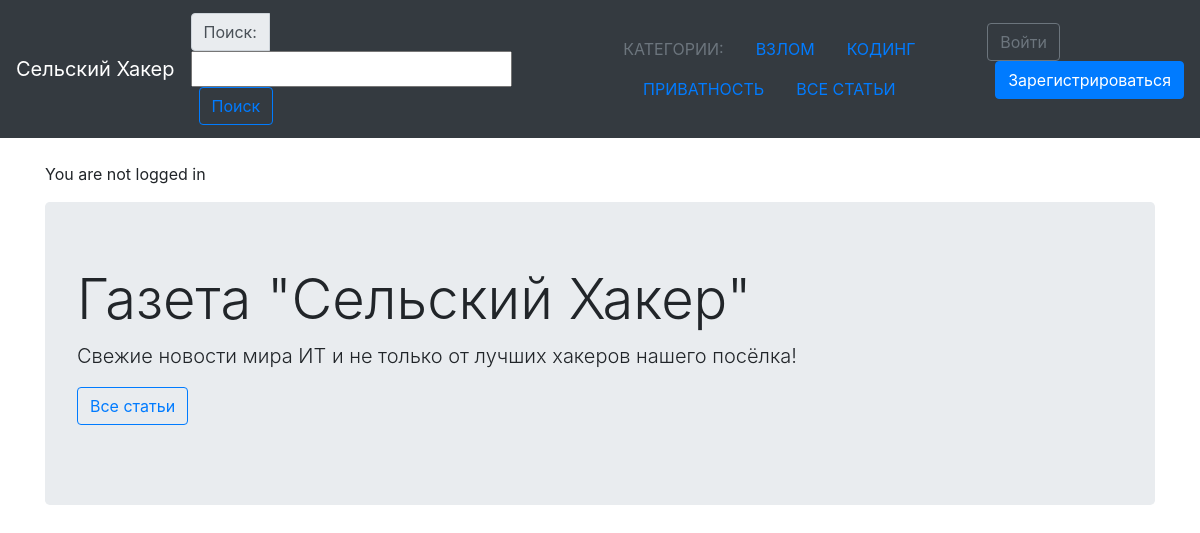
The page / on the database its author committed.
### articles/models.py (models this page shows, shortened)
class Category(models.Model):
	name = models.CharField(max_length=30, db_index=True, verbose_name='Название')
	class Meta:
		verbose_name = 'Категория'
		verbose_name_plural = 'Категории'

### pages/views.py (the view)
# urls.py: path('', HomePageView.as_view(), name='home'),
class HomePageView(TemplateView):
	template_name = 'home.html'

### articles/context_processors.py (called while the page is built)
def categories_and_search(request):
    return {'categories': Category.objects.only('name'),
            'search_form': SearchForm}

### articles/templatetags/filtersandtags.py (called while the page is built)
@register.inclusion_tag('tags/categories_list.html')
def categories_list(categories):
	return {'categories': categories}

### templates/home.html (shortened to what this page needs)
{% extends "base.html" %}
{% load crispy_forms_tags %}
{% block content %}
	{% if user.is_authenticated %}
		Приветствуем тебя {{ user.username }}!
	{% else %}
		<p>You are not logged in</p>
	{% endif %}
	<div class="jumbotron">
		<h1 class="display-4">Газета "Сельский Хакер"</h1>
		<p class="lead">Свежие новости мира ИТ и не только от лучших хакеров нашего посёлка!</p>
		<p class="lead">
			<a class="btn btn-outline-primary" href="{% url 'article_list' %}" role="button">Все статьи</a>
		</p>
	</div>
{% endblock content %}

### templates/tags/categories_list.html
<ul class="nav justify-content-center">
	<li class="nav-item">
		<a class="nav-link disabled text-uppercase" href="#" tabindex="-1" aria-disabled="true">Категории:</a>
	</li>
	{% for category in categories %}
	<li class="nav-item text-uppercase">
		<a class="nav-link active" href="{% url 'category_detail' category.pk %}">{{ category.name }}</a>
	</li>
	{% endfor %}
	<li class="nav-item text-uppercase">
		<a class="nav-link active" href="{% url 'article_list' %}">Все Статьи</a>
	</li>
</ul>

### rows shown on the page
Category: name "ВЗЛОМ"
Category: name "КОДИНГ"
Category: name "ПРИВАТНОСТЬ"
